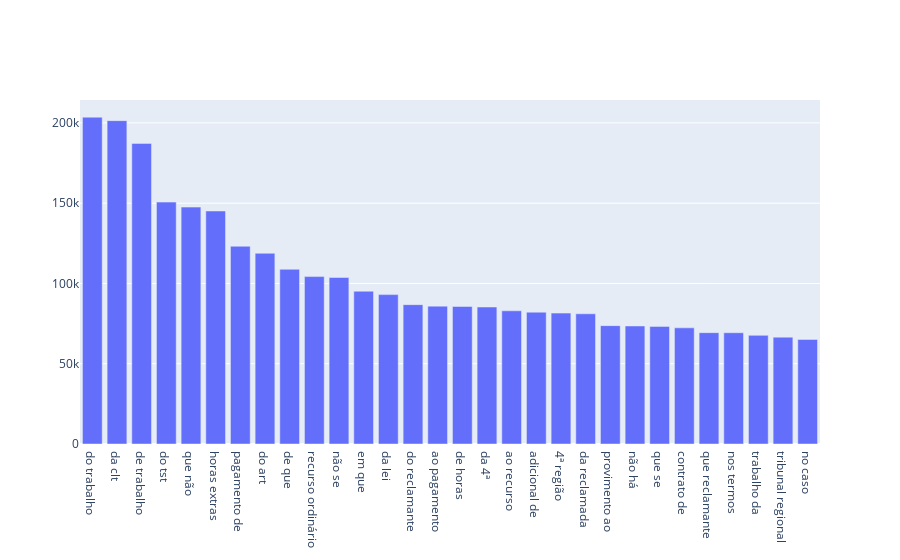

Notebook source saved alongside this figure:
### Code cell
trace = go.Bar(x=df3["INTEIRO_TEOR"], y=df3["QUANTIDADE"])
iplot({"data":[trace]})

### Figure 1 — Plotly figure (JSON) as saved in the notebook; plotly's stock layout.template omitted (floating-point values rounded to 4 significant figures)
{"data": [{"type": "bar", "x": ["do trabalho", "da clt", "de trabalho", "do tst", "que não", "horas extras", "pagamento de", "do art", "de que", "recurso ordinário", "não se", "em que", "da lei", "do reclamante", "ao pagamento", "de horas", "da 4ª", "ao recurso", "adicional de", "4ª região", "da reclamada", "provimento ao", "não há", "que se", "contrato de", "que reclamante", "nos termos", "trabalho da", "tribunal regional", "no caso"], "y": [203569, 201427, 187254, 150686, 147554, 145143, 123185, 118781, 108819, 104287, 103728, 95166, 93060, 86816, 85883, 85674, 85336, 82972, 82115, 81539, 81113, 73732, 73524, 73264, 72366, 69363, 69320, 67680, 66554, 65127]}], "layout": {}}
